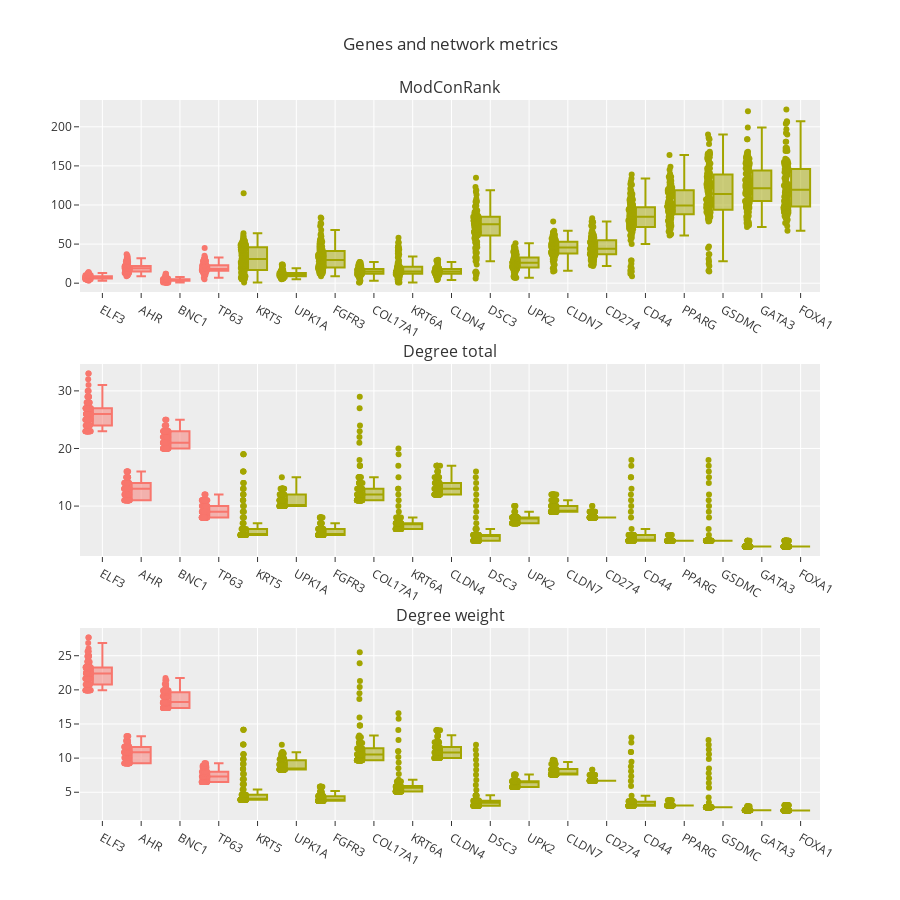

Notebook cell for this chart:
### Code cell
fig1 = px.box(comb_df.reset_index(), x="gene", y="ModCon_Rank", color="selected_tf", points="all")
fig2 = px.box(comb_df.reset_index(), x="gene", y="degree_t", color="selected_tf", points="all")
fig3 = px.box(comb_df.reset_index(), x="gene", y="degree_w", color="selected_tf", points="all")
title1, title2, title3 = "ModConRank", "Degree total", "Degree weight"
figs = [fig1, fig2, fig3]
titles = [title1, title2, title3]
num_cols = 1
subplots_config = {
    "num_cols": num_cols,
    "shared_x": False,
    "shared_y": False,
    "h_spacing": None,
    "v_spacing": 0.1,
    "main_title": "Genes and network metrics",
    "height": 900,
    "width": None,
    "y_title": None,
    "x_title": None,
    "specs": None,
}
fig = gh.helper_multiplots(figs, titles, subplots_config)
fig.show()

### Figure 1 — Plotly figure (JSON) as saved in the notebook; plotly's stock layout.template omitted (floating-point values rounded to 4 significant figures; data arrays with more than 128 entries replaced by an {"elided": "..."} marker saying what was removed)
{"data": [{"alignmentgroup": "True", "boxpoints": "all", "hovertemplate": "selected_tf=Yes<br>gene=%{x}<br>ModCon_Rank=%{y}<extra></extra>", "legendgroup": "Yes", "marker": {"color": "#F8766D"}, "name": "Yes", "notched": false, "offsetgroup": "Yes", "orientation": "v", "showlegend": true, "type": "box", "x": {"elided": "520 str values"}, "x0": " ", "xaxis": "x", "y": {"elided": "520 int values"}, "y0": " ", "yaxis": "y"}, {"alignmentgroup": "True", "boxpoints": "all", "hovertemplate": "selected_tf=No<br>gene=%{x}<br>ModCon_Rank=%{y}<extra></extra>", "legendgroup": "No", "marker": {"color": "#A3A500"}, "name": "No", "notched": false, "offsetgroup": "No", "orientation": "v", "showlegend": true, "type": "box", "x": {"elided": "1950 str values"}, "x0": " ", "xaxis": "x", "y": {"elided": "1950 int values"}, "y0": " ", "yaxis": "y"}, {"alignmentgroup": "True", "boxpoints": "all", "hovertemplate": "selected_tf=Yes<br>gene=%{x}<br>degree_t=%{y}<extra></extra>", "legendgroup": "Yes", "marker": {"color": "#F8766D"}, "name": "Yes", "notched": false, "offsetgroup": "Yes", "orientation": "v", "showlegend": true, "type": "box", "x": {"elided": "520 str values"}, "x0": " ", "xaxis": "x2", "y": {"elided": "520 int values"}, "y0": " ", "yaxis": "y2"}, {"alignmentgroup": "True", "boxpoints": "all", "hovertemplate": "selected_tf=No<br>gene=%{x}<br>degree_t=%{y}<extra></extra>", "legendgroup": "No", "marker": {"color": "#A3A500"}, "name": "No", "notched": false, "offsetgroup": "No", "orientation": "v", "showlegend": true, "type": "box", "x": {"elided": "1950 str values"}, "x0": " ", "xaxis": "x2", "y": {"elided": "1950 int values"}, "y0": " ", "yaxis": "y2"}, {"alignmentgroup": "True", "boxpoints": "all", "hovertemplate": "selected_tf=Yes<br>gene=%{x}<br>degree_w=%{y}<extra></extra>", "legendgroup": "Yes", "marker": {"color": "#F8766D"}, "name": "Yes", "notched": false, "offsetgroup": "Yes", "orientation": "v", "showlegend": true, "type": "box", "x": {"elided": "520 str values"}, "x0": " ", "xaxis": "x3", "y": {"elided": "520 float values"}, "y0": " ", "yaxis": "y3"}, {"alignmentgroup": "True", "boxpoints": "all", "hovertemplate": "selected_tf=No<br>gene=%{x}<br>degree_w=%{y}<extra></extra>", "legendgroup": "No", "marker": {"color": "#A3A500"}, "name": "No", "notched": false, "offsetgroup": "No", "orientation": "v", "showlegend": true, "type": "box", "x": {"elided": "1950 str values"}, "x0": " ", "xaxis": "x3", "y": {"elided": "1950 float values"}, "y0": " ", "yaxis": "y3"}], "layout": {"annotations": [{"font": {"size": 16}, "showarrow": false, "text": "ModConRank", "x": 0.5, "xanchor": "center", "xref": "paper", "y": 1, "yanchor": "bottom", "yref": "paper"}, {"font": {"size": 16}, "showarrow": false, "text": "Degree total", "x": 0.5, "xanchor": "center", "xref": "paper", "y": 0.6333, "yanchor": "bottom", "yref": "paper"}, {"font": {"size": 16}, "showarrow": false, "text": "Degree weight", "x": 0.5, "xanchor": "center", "xref": "paper", "y": 0.2667, "yanchor": "bottom", "yref": "paper"}], "height": 900, "showlegend": false, "title": {"text": "Genes and network metrics"}, "xaxis": {"anchor": "y", "domain": [0, 1]}, "xaxis2": {"anchor": "y2", "domain": [0, 1]}, "xaxis3": {"anchor": "y3", "domain": [0, 1]}, "yaxis": {"anchor": "x", "domain": [0.7333, 1]}, "yaxis2": {"anchor": "x2", "domain": [0.3667, 0.6333]}, "yaxis3": {"anchor": "x3", "domain": [0, 0.2667]}}}
